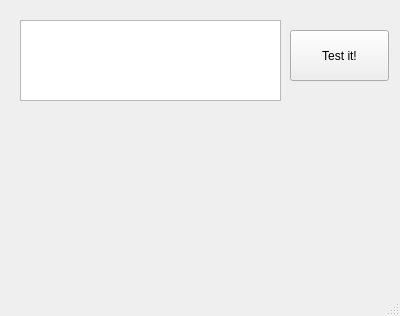
<?xml version="1.0" encoding="UTF-8"?>
<ui version="4.0">
 <class>MainWindow</class>
 <widget class="QMainWindow" name="MainWindow">
  <property name="geometry">
   <rect>
    <x>0</x>
    <y>0</y>
    <width>400</width>
    <height>316</height>
   </rect>
  </property>
  <property name="windowTitle">
   <string>MainWindow</string>
  </property>
  <widget class="QWidget" name="centralWidget">
   <widget class="QPushButton" name="testButton">
    <property name="geometry">
     <rect>
      <x>290</x>
      <y>30</y>
      <width>99</width>
      <height>51</height>
     </rect>
    </property>
    <property name="text">
     <string>Test it!</string>
    </property>
   </widget>
   <widget class="QLabel" name="resultLabel">
    <property name="geometry">
     <rect>
      <x>20</x>
      <y>140</y>
      <width>351</width>
      <height>31</height>
     </rect>
    </property>
    <property name="text">
     <string/>
    </property>
   </widget>
   <widget class="QLabel" name="statementLabel">
    <property name="geometry">
     <rect>
      <x>20</x>
      <y>210</y>
      <width>351</width>
      <height>41</height>
     </rect>
    </property>
    <property name="text">
     <string/>
    </property>
   </widget>
   <widget class="QTextEdit" name="statementText">
    <property name="geometry">
     <rect>
      <x>20</x>
      <y>20</y>
      <width>261</width>
      <height>81</height>
     </rect>
    </property>
   </widget>
  </widget>
  <widget class="QMenuBar" name="menuBar">
   <property name="geometry">
    <rect>
     <x>0</x>
     <y>0</y>
     <width>400</width>
     <height>25</height>
    </rect>
   </property>
  </widget>
  <widget class="QStatusBar" name="statusBar"/>
 </widget>
 <layoutdefault spacing="6" margin="11"/>
 <resources/>
 <connections/>
</ui>
